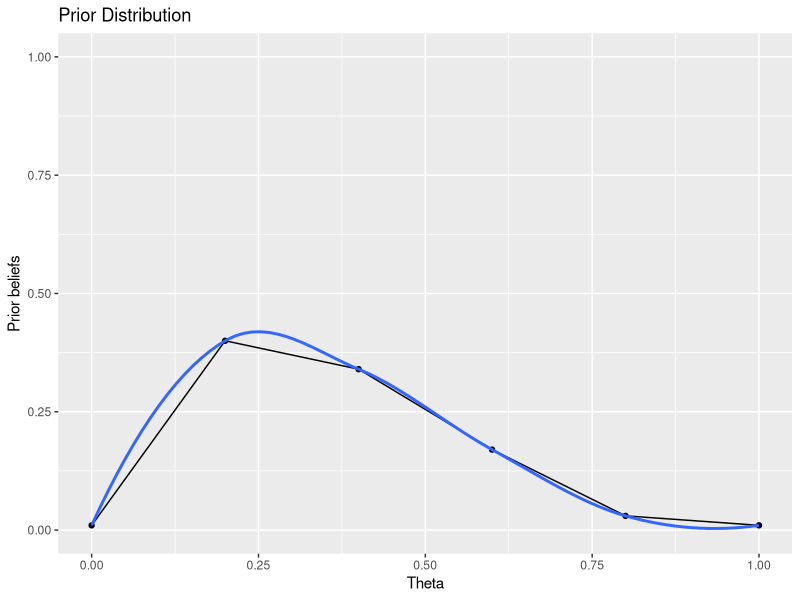
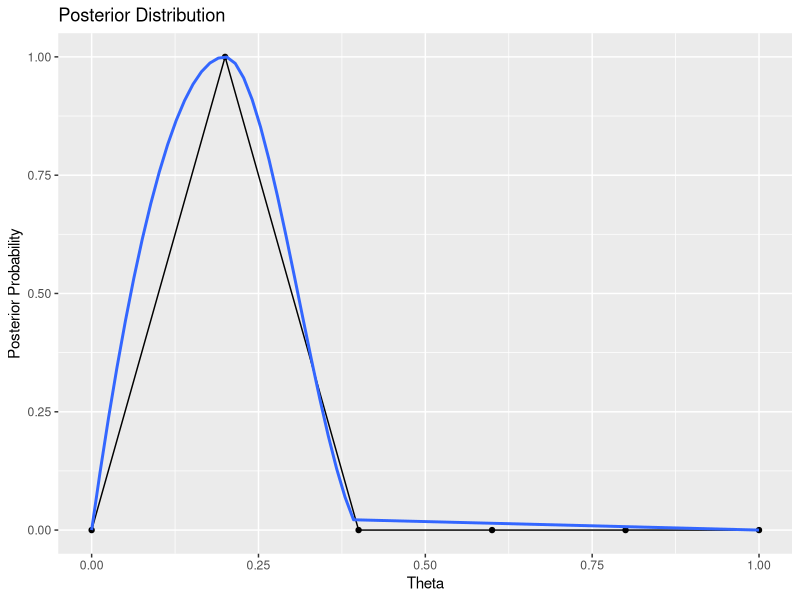

R code for these plots, in order:
## ---- chunk 1
library(tidyverse)
## ---- chunk 2
# make theta, or the possible values that can be taken on by theta which happen to be proportion of zener cards guessed correctly
theta <- c(0, 0.2, 0.4, 0.6, 0.8, 1)

# prior (ie ptheta) which are the presumed probabilities of getting a specific theta value
ptheta <- c(0.01, 0.4, 0.34, 0.17, 0.03, 0.01)
## ---- chunk 3
# load in data
zener <- read.csv("../data/Zener_data.csv")

k <- sum(zener$correct)
n <- nrow(zener)
wrong <- n - k

# k = number of correct zener cards; size = total number of trials; prob = theta
# lik is the equivalent of p(y|theta)
lik <- (theta^k) * ((1 - theta)^wrong)

# compute marginal likelihood - p(y) - which is the likelihood * the probability of theta
marg_lik <- sum(ptheta * lik)
marg_lik

# trying to find the probability of theta given y p(y|theta)
# p(theta|y) = ( p(y|theta) * p(theta) / p(y) ) where the denominator is the marginal likelihood
# and 
post <- (lik * ptheta) / marg_lik

## ---- chunk 4
# prior dist df
prior_df <- data.frame(theta, ptheta)

ggplot(prior_df, aes(x = theta, y = ptheta)) + 
  geom_line() + 
  geom_point() +
  geom_smooth() +
  ylim(0, 1) +
  labs(title = "Prior Distribution", x = "Theta", y = "Prior beliefs")
  
## ---- chunk 5
# posterior dist df
post_df <- data.frame(theta, post)

ggplot(prior_df, aes(x = theta, y = post)) + 
  geom_line() + 
  geom_point() +
  geom_smooth() +
  ylim(0, 1) +
  labs(title = "Posterior Distribution", x = "Theta", y = "Posterior Probability")
  
## ---- chunk 6
eprior_theta <- sum(theta * ptheta)
eprior_theta

epos_theta <- sum(theta*post)
epos_theta
## ---- chunk 7
prior_var <- sum(ptheta * (theta - ptheta)^2)
prior_var

post_var <- sum(post * (theta - post)^2)
post_var
